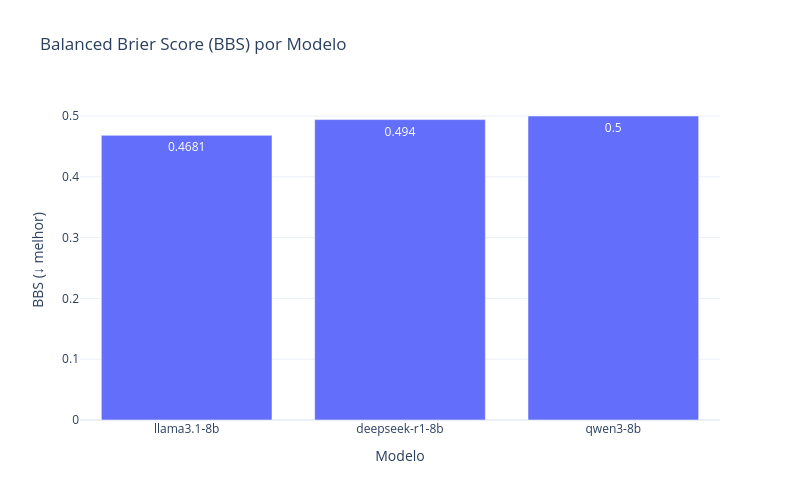

This figure's notebook cell:
### Code cell
import plotly.graph_objects as go

df_bbs = pd.DataFrame(bbs_results).sort_values("BBS")

fig = go.Figure()

fig.add_trace(go.Bar(
    x=df_bbs["model"],
    y=df_bbs["BBS"],
    text=df_bbs["BBS"].round(4),
    textposition="auto"
))

fig.update_layout(
    title="Balanced Brier Score (BBS) por Modelo",
    xaxis_title="Modelo",
    yaxis_title="BBS (↓ melhor)",
    template="plotly_white",
    width=800,
    height=500
)

fig.show()

### Figure 1 — Plotly figure (JSON) as saved in the notebook; plotly's stock layout.template omitted (floating-point values rounded to 4 significant figures)
{"data": [{"text": [0.4681, 0.494, 0.5], "textposition": "auto", "type": "bar", "x": ["llama3.1-8b", "deepseek-r1-8b", "qwen3-8b"], "y": [0.4681, 0.494, 0.5]}], "layout": {"height": 500, "title": {"text": "Balanced Brier Score (BBS) por Modelo"}, "width": 800, "xaxis": {"title": {"text": "Modelo"}}, "yaxis": {"title": {"text": "BBS (↓ melhor)"}}}}
